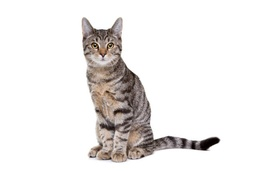
#> input picture python_src/cat.jpg, 256 x 171 px, shrunk from 612 x 408 before the run
$ python -i devernay_edges.py   (imports and definitions only)
#> lines starting #> are read from the running program, lines starting #| are printed output that depends on the picture
import numpy as np
import matplotlib.pyplot as plt
from PIL import Image, ImageOps, ImageFilter


def dist(x1, y1, x2, y2):
    return np.sqrt((x2-x1)*(x2-x1)+(y2-y1)*(y2-y1))


def greater(a,b):
    if a <= b:
        return False
    if (a - b) < 1e-7:
        return False
    return True


class DevernayEdges:

    def __init__(self, image, sigma=0.0, high_thresh=0.0, low_thresh=0.0):
        self.sigma = sigma
        self.high_thresh = high_thresh
        self.low_thresh = low_thresh
        self.image = image

        #image details
        self.image = self.image.convert("L") # convert to grayscale
        [self.img_x, self.img_y] = self.image.size
        self.image_vec = np.ravel(np.array(self.image, dtype=np.float64)).reshape([self.img_x*self.img_y,1])
        print("(grayscale) Image size:", [self.img_x, self.img_y])

        self.Gx   = np.zeros([self.img_x*self.img_y, 1], dtype=np.float64)
        self.Gy   = np.zeros([self.img_x*self.img_y, 1], dtype=np.float64)
        self.modG = np.zeros([self.img_x*self.img_y, 1], dtype=np.float64)

        self.Ex =  -np.ones((self.img_x*self.img_y, 1), dtype=np.float64)
        self.Ey =  -np.ones((self.img_x*self.img_y, 1), dtype=np.float64)

        self.next_ = -np.ones((self.img_x*self.img_y, 1), dtype=np.int32)
        self.prev_ = -np.ones((self.img_x*self.img_y, 1), dtype=np.int32)

        self.edges_x = []
        self.edges_y = []


    def compute_gradient(self):
        for x in range(1, self.img_x-1):
            for y in range(1, self.img_y-1):
                self.Gx[x+(y*self.img_x)]   = self.image_vec[(x+1)+(y*self.img_x)] - self.image_vec[(x-1)+(y*self.img_x)]
                self.Gy[x+(y*self.img_x)]   = self.image_vec[x+((y+1)*self.img_x)] - self.image_vec[x+((y-1)*self.img_x)]
                self.modG[x+(y*self.img_x)] = np.sqrt(self.Gx[x+(y*self.img_x)] * self.Gx[x+(y*self.img_x)] + self.Gy[x+(y*self.img_x)] * self.Gy[x+(y*self.img_x)])


    def list_chained_edge_points(self):
        for i in range(0, self.img_x * self.img_y):
            if self.prev_[i] >= 0 or self.next_[i] >= 0:
                k = i
                n = np.squeeze(self.prev_[k])
                while n >= 0 and n != i:
                    k = n
                    n = np.squeeze(self.prev_[k])

                while True:
                    self.edges_x.append(np.squeeze(self.Ex[k]))
                    self.edges_y.append(np.squeeze(self.Ey[k]))

                    n = np.squeeze(self.next_[k])
                    self.next_[k] = -1
                    self.prev_[k] = -1
                    k = n
                    if k < 0:
                        break


    def chain_edge_points(self):
        for x in range(2, self.img_x-2):
            for y in range(2, self.img_y-2):
                if self.Ex[x + (y * self.img_x)] >= 0.0 and self.Ey[x + (y * self.img_x)] >= 0.0:
                    from_ = np.int32(x + y * self.img_x)
                    fwd_s = 0.0
                    bck_s = 0.0
                    fwd = -1
                    bck = -1

                    for i in range(-2, 3):
                        for j in range(-2, 3):
                            to_ = np.int32(x + i + (y+j) * self.img_x)
                            s = self.chain(from_, to_)

                            if s > fwd_s:
                                fwd_s = s
                                fwd = to_

                            if s < bck_s:
                                bck_s = s
                                bck = to_

                    if fwd >= 0 and self.next_[from_] != fwd:
                        alt = self.prev_[fwd]
                        if alt < 0 or self.chain(alt, fwd) < fwd_s:
                            if self.next_[from_] >= 0:
                                self.prev_[self.next_[from_]] = -1
                            self.next_[from_] = fwd

                            if alt >= 0:
                                self.next_[alt] = -1
                            self.prev_[fwd] = from_

                    if bck >= 0 and self.prev_[from_] != bck:
                        alt = self.next_[bck]
                        if alt < 0 or self.chain(alt, bck) > bck_s:
                            if alt >= 0:
                                self.prev_[alt] = -1
                            self.next_[bck] = from_

                            if self.prev_[from_] >= 0:
                                self.next_[self.prev_[from_]] = -1
                            self.prev_[from_] = bck


    def thresholds_with_hysteresis(self):
        valid = np.full((self.img_x*self.img_y, 1), False)

        for i in range(0, self.img_x*self.img_y):
            if (self.prev_[i] >= 0 or self.next_[i] >= 0) and (not valid[i]) and (self.modG[i] >= self.high_thresh):
                valid[i] = True

                j = i
                k = self.next_[j]
                while j >= 0 and k >= 0 and (not valid[k]):
                    if self.modG[k] < self.low_thresh:
                        self.next_[j] = -1
                        self.prev_[k] = -1
                    else:
                        valid[k] = True

                    j = np.squeeze(self.next_[j])
                    k = np.squeeze(self.next_[j])

                j = i
                k = self.prev_[j]
                while j >= 0 and k >= 0 and (not valid[k]):
                    if self.modG[k] < self.low_thresh:
                        self.prev_[j] = -1
                        self.prev_[k] = -1
                    else:
                        valid[k] = True

                    j = np.squeeze(self.prev_[j])
                    k = np.squeeze(self.prev_[j])

        for i in range(0, self.img_x * self.img_y):
            if (self.prev_[i] >= 0 or self.next_[i] >= 0) and (not valid[i]):
                self.prev_[i] = -1
                self.next_[i] = -1


    def compute_edge_points(self):
        for x in range(2, self.img_x-2):
            for y in range(2, self.img_y-2):
                Dx = 0
                Dy = 0

                mod = self.modG[x+(y*self.img_x)]
                L   = self.modG[x-1+(y*self.img_x)]
                R   = self.modG[x+1+(y*self.img_x)]
                U   = self.modG[x+((y+1)*self.img_x)]
                D   = self.modG[x+((y-1)*self.img_x)]
                gx  = np.fabs(self.Gx[x+(y*self.img_x)])
                gy  = np.fabs(self.Gy[x+(y*self.img_x)])

                if greater(mod, L) and (not greater(R, mod)) and gx >= gy:
                    Dx = 1
                elif greater(mod,D) and (not greater(U, mod)) and gx <= gy:
                    Dy = 1

                if Dx > 0 or Dy > 0:
                    a = self.modG[x - Dx + ((y-Dy) * self.img_x)]
                    b = self.modG[x + (y * self.img_x)]
                    c = self.modG[x + Dx + ((y+Dy) * self.img_x)]
                    offset = 0.5 * (a-c) / (a-b-b+c)

                    self.Ex[x+(y*self.img_x)] = x + (offset * Dx)
                    self.Ey[x+(y*self.img_x)] = y + (offset * Dy)


    def chain(self, from_, to_):
        if from_ < 0 or to_ < 0 or from_ >= (self.img_x * self.img_y) or to_ >= (self.img_x * self.img_y):
            print("chain: one of the points is out of the image")
            return

        if from_ == to_:
            return 0.0

        if self.Ex[from_] < 0.0 or self.Ey[from_] < 0.0 or self.Ex[to_] < 0.0 or self.Ey[to_] < 0.0:
            return 0.0

        dx = self.Ex[to_] - self.Ex[from_]
        dy = self.Ey[to_] - self.Ey[from_]

        if (self.Gy[from_] * dx - self.Gx[from_] * dy) * (self.Gy[to_] * dx - self.Gx[to_] * dy) <= 0.0:
            return 0.0

        if (self.Gy[from_] * dx - self.Gx[from_] * dy) >= 0.0:
            return  1.0 / dist(self.Ex[from_], self.Ey[from_], self.Ex[to_], self.Ey[to_])
        else:
            return -1.0 / dist(self.Ex[from_], self.Ey[from_], self.Ex[to_], self.Ey[to_])


    def detect_edges(self):
        if self.sigma == 0.0:
            self.compute_gradient()
        else:
            self.image_filtered = self.image.filter(ImageFilter.GaussianBlur(radius = self.sigma))
            self.image_vec = np.ravel(np.array(self.image_filtered, dtype=np.float64)).reshape([self.img_x*self.img_y, 1])
            self.compute_gradient()

        self.compute_edge_points()

        self.chain_edge_points()

        self.thresholds_with_hysteresis()

        self.list_chained_edge_points()

        if len(self.edges_x) != len(self.edges_y):
            print("detect edges: size of x and y edges mismatch")
            return
        return [self.edges_x, self.edges_y]

>>> from PIL import Image
>>> picture = Image.open('cat.jpg')
#> picture is the input picture: PIL image 256x171 RGB; mean R, G, B 235.1, 232.5, 231.3
>>> result = DevernayEdges(picture).detect_edges()
#> in __init__, `self.image = self.image.convert("L")`:
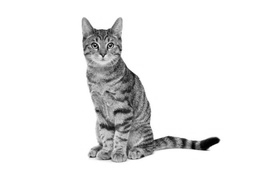
#> self.image: PIL image 256x171 L; min 1, max 255, mean 233.2
#| (grayscale) Image size: [256, 171]
#> the loop in list_chained_edge_points, `for i in range(0, self.img_x * self.img_y):` made 43776 passes
#> result = 2 items
